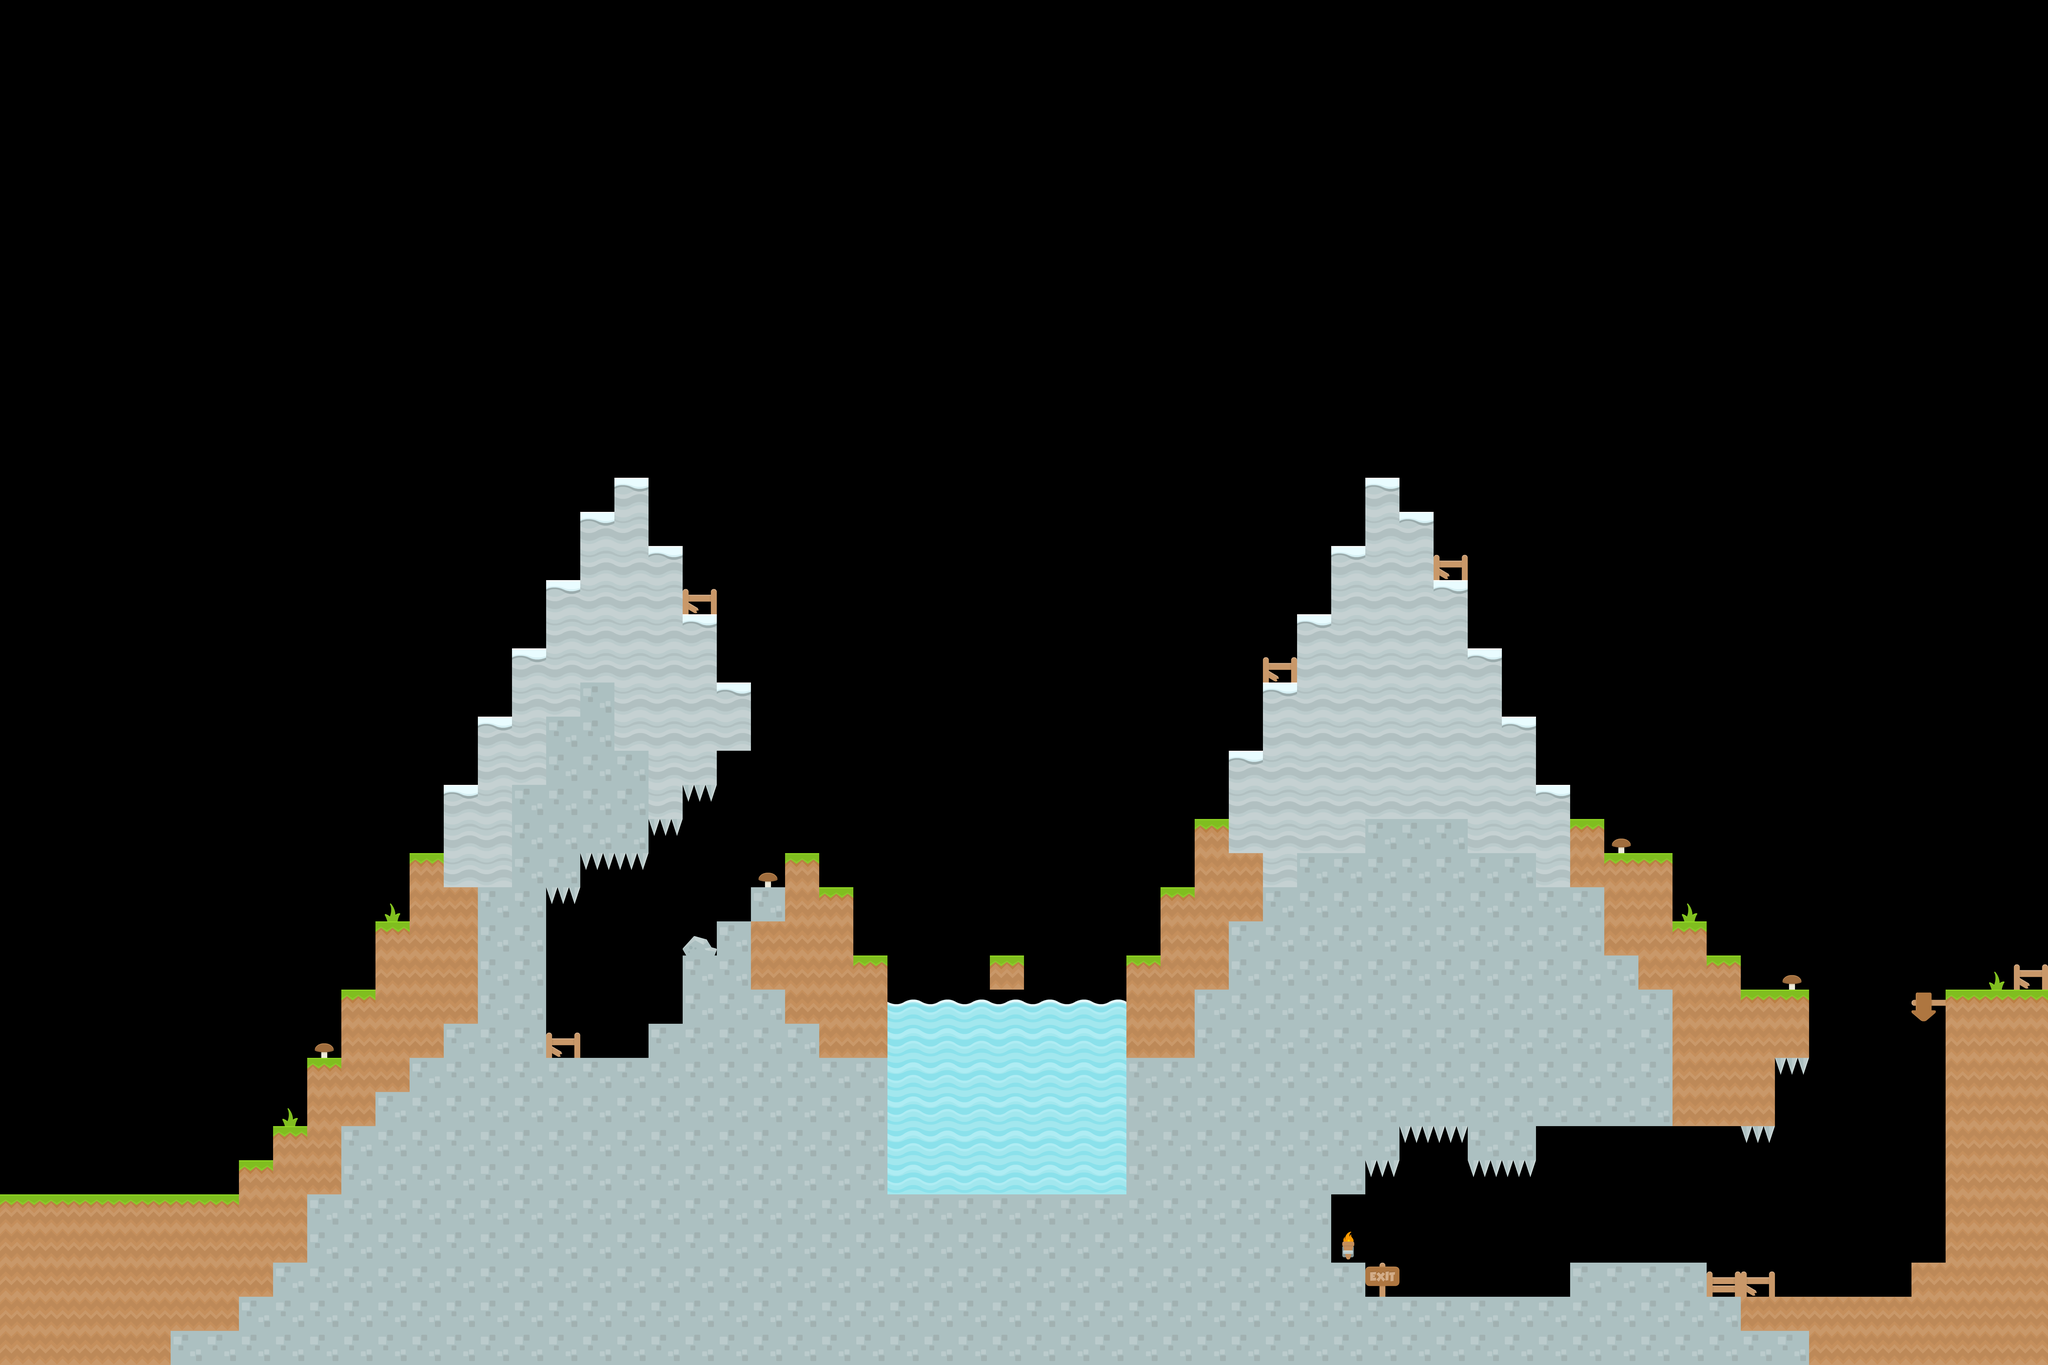

This is a level from a 2D game, rendered from its Tiled map with the project's own tilesets. A one-line summary and the map file follow, with tile-layer data summarised:
An orthogonal 60x40 tile map with 128x128 px tiles, 3 tile layers (ground, enemies, background), 4 tilesets and 11 objects.

<map version="1.9" tiledversion="1.9.0" orientation="orthogonal" renderorder="right-down" width="60" height="40" tilewidth="128" tileheight="128" infinite="0" nextlayerid="10" nextobjectid="22">
 <tileset firstgid="1" source="Tilesets/ground.tsx" />
 <tileset firstgid="129" source="Tilesets/interactives.tsx" />
 <tileset firstgid="257" source="Tilesets/MR-Logo.tsx" />
 <tileset firstgid="264" source="Tilesets/alienBlue_front.tsx" />
 <layer id="1" name="ground" width="60" height="40">
  <data>[2400 cells, 681 non-empty, 5 distinct tile ids]</data>
 </layer>
 <layer id="7" name="enemies" width="60" height="40">
  <data>[2400 cells, 54 non-empty, 3 distinct tile ids]</data>
 </layer>
 <layer id="2" name="background" width="60" height="40">
  <data>[2400 cells, 19 non-empty, 8 distinct tile ids]</data>
 </layer>
 <objectgroup id="3" name="coins">
  <object id="13" gid="263" x="1152" y="3328" width="128" height="127" />
  <object id="14" gid="263" x="1920" y="2048" width="128" height="127" />
  <object id="15" gid="263" x="2176" y="3712" width="128" height="127" />
  <object id="17" gid="263" x="3712" y="3200" width="128" height="127" />
  <object id="18" gid="263" x="6144" y="2688" width="128" height="127" />
  <object id="19" gid="263" x="7040" y="4480" width="128" height="127" />
 </objectgroup>
 <objectgroup id="9" name="exit">
  <object id="21" gid="36" x="2432" y="5120" width="128" height="128" />
 </objectgroup>
 <objectgroup id="8" name="portal_key">
  <object id="20" gid="36" x="2944" y="5120" width="128" height="128" />
 </objectgroup>
 <objectgroup id="4" name="wizzard">
  <object id="11" gid="264" x="5248" y="4864" width="131" height="188">
   <properties>
    <property name="ID" type="int" value="5" />
   </properties>
  </object>
 </objectgroup>
 <objectgroup id="5" name="info_boxes">
  <object id="8" gid="163" x="509.333" y="4481.33" width="288" height="190.667">
   <properties>
    <property name="ID" type="int" value="5" />
   </properties>
  </object>
 </objectgroup>
 <objectgroup id="6" name="level_portal">
  <object id="12" gid="36" x="4226.67" y="5122.67" width="128" height="128" />
 </objectgroup>
</map>
